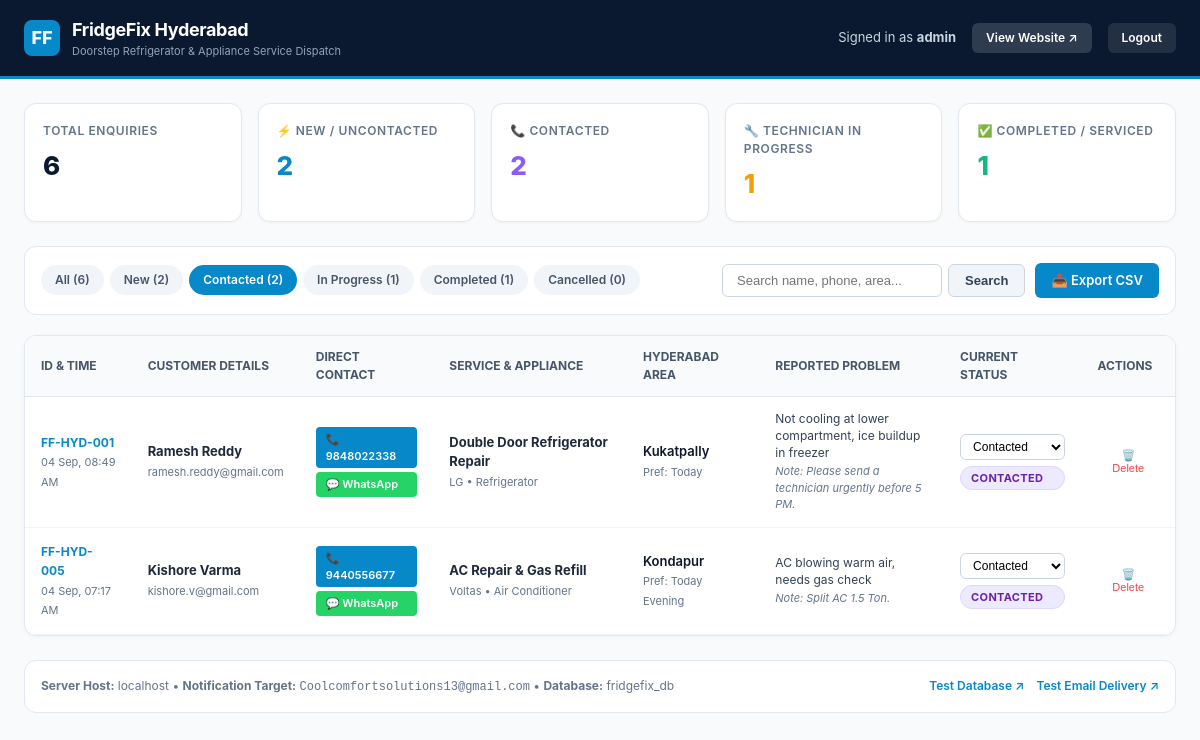
Screenshot of /admin/index.php?status=Contacted (signed in) with the database file from the repository.
### tables this page shows
CREATE TABLE IF NOT EXISTS `leads` (
  `id` varchar(64) NOT NULL,
  `name` varchar(150) NOT NULL,
  `phone` varchar(30) NOT NULL,
  `email` varchar(150) DEFAULT NULL,
  `service` varchar(150) NOT NULL,
  `appliance` varchar(100) DEFAULT 'Refrigerator',
  `brand` varchar(100) DEFAULT NULL,
  `problem` text DEFAULT NULL,
  `location` varchar(150) NOT NULL,
  `preferred_date` varchar(100) DEFAULT NULL,
  `message` text DEFAULT NULL,
  `source_page` varchar(255) DEFAULT '/',
  `ip_address` varchar(64) DEFAULT NULL,
  `user_agent` text DEFAULT NULL,
  `status` enum('New','Contacted','In Progress','Completed','Cancelled') NOT NULL DEFAULT 'New',
  `notes` text DEFAULT NULL,
  `created_at` datetime NOT NULL DEFAULT CURRENT_TIMESTAMP,
  `updated_at` datetime NOT NULL DEFAULT CURRENT_TIMESTAMP ON UPDATE CURRENT_TIMESTAMP,
  PRIMARY KEY (`id`),
  KEY `idx_leads_status` (`status`),
  KEY `idx_leads_created_at` (`created_at`),
  KEY `idx_leads_phone` (`phone`),
  KEY `idx_leads_location` (`location`)
);

### admin/index.php (the view, shortened to what this page needs)
<?php
$pdo = null;
try {
    $pdo = get_db_connection();
} catch (Exception $e) {
    $error = 'Database Connection Error: ' . $e->getMessage() . '. Please verify api/config.php or import database/database.sql.';
}
$statusFilter = trim($_GET['status'] ?? 'All');
$searchQuery = trim($_GET['search'] ?? '');
$stats = [
    'total'       => 0,
    'new'         => 0,
    'contacted'   => 0,
    'in_progress' => 0,
    'completed'   => 0,
    'cancelled'   => 0,
];
$leads = [];
if ($pdo) {
    try {
        $statsStmt = $pdo->query('
            SELECT
                COUNT(*) as total,
                SUM(CASE WHEN status = "New" THEN 1 ELSE 0 END) as count_new,
                SUM(CASE WHEN status = "Contacted" THEN 1 ELSE 0 END) as count_contacted,
                SUM(CASE WHEN status = "In Progress" THEN 1 ELSE 0 END) as count_in_progress,
                SUM(CASE WHEN status = "Completed" THEN 1 ELSE 0 END) as count_completed,
                SUM(CASE WHEN status = "Cancelled" THEN 1 ELSE 0 END) as count_cancelled
            FROM leads
        ');
        $statsRow = $statsStmt->fetch();
        if ($statsRow) {
            $stats['total']       = (int)($statsRow['total'] ?? 0);
            $stats['new']         = (int)($statsRow['count_new'] ?? 0);
            $stats['contacted']   = (int)($statsRow['count_contacted'] ?? 0);
            $stats['in_progress'] = (int)($statsRow['count_in_progress'] ?? 0);
            $stats['completed']   = (int)($statsRow['count_completed'] ?? 0);
            $stats['cancelled']   = (int)($statsRow['count_cancelled'] ?? 0);
        }
        $sql = 'SELECT * FROM leads WHERE 1=1';
        $params = [];
        if ($statusFilter !== 'All') {
            $sql .= ' AND status = :status';
            $params[':status'] = $statusFilter;
        }
        $sql .= ' ORDER BY created_at DESC LIMIT 200';
        $leadsStmt = $pdo->prepare($sql);
        $leadsStmt->execute($params);
        $leads = $leadsStmt->fetchAll();
    } catch (Exception $ex) {
        $error = 'Query Error: ' . $ex->getMessage();
    }
}
?>
<!DOCTYPE html>
<html lang="en">
<head>
    <link rel="stylesheet" href="style.css">
</head>
<body>
    <header class="admin-header">
        <div class="brand">
            <div class="brand-logo">FF</div>
            <div>
                <h1>FridgeFix Hyderabad</h1>
                <p>Doorstep Refrigerator & Appliance Service Dispatch</p>
            </div>
        </div>
        <div class="header-actions">
            <span class="user-badge">Signed in as <strong><?= htmlspecialchars($_SESSION['admin_username']) ?></strong></span>
            <a href="/" target="_blank" class="btn-logout" style="background: rgba(255,255,255,0.15);" title="Open Live Website">View Website ↗</a>
            <a href="logout.php" class="btn-logout">Logout</a>
        </div>
    </header>
    <div class="admin-container">
        <div class="stats-grid">
            <div class="stat-card">
                <div class="stat-title">Total Enquiries</div>
                <div class="stat-value"><?= $stats['total'] ?></div>
            </div>
            <div class="stat-card new">
                <div class="stat-title">⚡ New / Uncontacted</div>
                <div class="stat-value"><?= $stats['new'] ?></div>
            </div>
            <div class="stat-card contacted">
                <div class="stat-title">📞 Contacted</div>
                <div class="stat-value"><?= $stats['contacted'] ?></div>
            </div>
            <div class="stat-card in-progress">
                <div class="stat-title">🔧 Technician In Progress</div>
                <div class="stat-value"><?= $stats['in_progress'] ?></div>
            </div>
            <div class="stat-card completed">
                <div class="stat-title">✅ Completed / Serviced</div>
                <div class="stat-value"><?= $stats['completed'] ?></div>
            </div>
        </div>
        <div class="controls-bar">
            <div class="filter-tabs">
                <a href="index.php?status=All<?= !empty($searchQuery) ? '&search=' . urlencode($searchQuery) : '' ?>"
                   class="filter-tab <?= $statusFilter === 'All' ? 'active' : '' ?>">
                   All (<?= $stats['total'] ?>)
                </a>
                <a href="index.php?status=New<?= !empty($searchQuery) ? '&search=' . urlencode($searchQuery) : '' ?>"
                   class="filter-tab <?= $statusFilter === 'New' ? 'active' : '' ?>">
                   New (<?= $stats['new'] ?>)
                </a>
                <a href="index.php?status=Contacted<?= !empty($searchQuery) ? '&search=' . urlencode($searchQuery) : '' ?>"
                   class="filter-tab <?= $statusFilter === 'Contacted' ? 'active' : '' ?>">
                   Contacted (<?= $stats['contacted'] ?>)
                </a>
                <a href="index.php?status=In Progress<?= !empty($searchQuery) ? '&search=' . urlencode($searchQuery) : '' ?>"
                   class="filter-tab <?= $statusFilter === 'In Progress' ? 'active' : '' ?>">
                   In Progress (<?= $stats['in_progress'] ?>)
                </a>
                <a href="index.php?status=Completed<?= !empty($searchQuery) ? '&search=' . urlencode($searchQuery) : '' ?>"
                   class="filter-tab <?= $statusFilter === 'Completed' ? 'active' : '' ?>">
                   Completed (<?= $stats['completed'] ?>)
                </a>
                <a href="index.php?status=Cancelled<?= !empty($searchQuery) ? '&search=' . urlencode($searchQuery) : '' ?>"
                   class="filter-tab <?= $statusFilter === 'Cancelled' ? 'active' : '' ?>">
                   Cancelled (<?= $stats['cancelled'] ?>)
                </a>
            </div>
            <div class="search-export">
                <form method="GET" action="index.php" style="display:flex; gap:6px;">
                    <input type="text" name="search" class="search-input" placeholder="Search name, phone, area..." value="<?= htmlspecialchars($searchQuery) ?>">
                    <button type="submit" class="btn-action btn-secondary">Search</button>
                </form>
                <a href="export-csv.php?status=<?= urlencode($statusFilter) ?>&search=<?= urlencode($searchQuery) ?>" class="btn-action">
                    📥 Export CSV
                </a>
            </div>
        </div>
        <div class="table-card">
            <?php if (empty($leads)): ?>
                <div class="empty-state">
                    <h3>No customer leads found</h3>
                    <p style="margin-top: 6px;">
                        <?= !empty($searchQuery) ? 'No leads matched your search "' . htmlspecialchars($searchQuery) . '".' : 'No enquiries received for the selected filter.' ?>
                    </p>
                </div>
            <?php else: ?>
                <div class="table-responsive">
                    <table class="leads-table">
                        <thead>
                            <tr>
                                <th>ID & Time</th>
                                <th>Customer Details</th>
                                <th>Direct Contact</th>
                                <th>Service & Appliance</th>
                                <th>Hyderabad Area</th>
                                <th>Reported Problem</th>
                                <th>Current Status</th>
                                <th>Actions</th>
                            </tr>
                        </thead>
                        <tbody>
                            <?php foreach ($leads as $lead): ?>
                                <?php
                                $cleanPhone = preg_replace('/[^0-9]/', '', $lead['phone'] ?? '');
                                $createdTime = !empty($lead['created_at']) ? date('d M, h:i A', strtotime($lead['created_at'])) : 'N/A';
                                $badgeClass = 'badge-' . str_replace(' ', '', $lead['status'] ?? 'New');
                                ?>
                                <tr>
                                    <td>
                                        <strong style="color:#0788C9; font-size:12px;"><?= htmlspecialchars($lead['id']) ?></strong><br>
                                        <span style="color:#64748b; font-size:11px;"><?= $createdTime ?></span>
                                    </td>
                                    <td>
                                        <strong><?= htmlspecialchars($lead['name']) ?></strong><br>
                                        <?php if (!empty($lead['email'])): ?>
                                            <span style="font-size:11px; color:#64748b;"><?= htmlspecialchars($lead['email']) ?></span>
                                        <?php endif; ?>
                                    </td>
                                    <td>
                                        <div style="display:flex; flex-direction:column; gap:4px;">
                                            <a href="tel:<?= $cleanPhone ?>" class="btn-call" title="Call Customer">
                                                📞 <?= htmlspecialchars($lead['phone']) ?>
                                            </a>
                                            <a href="https://wa.me/91<?= $cleanPhone ?>?text=Hello%20<?= urlencode($lead['name']) ?>%2C%20this%20is%20FridgeFix%20Hyderabad%20regarding%20your%20service%20booking%20(<?= urlencode($lead['id']) ?>)."
                                               target="_blank" class="btn-wa" title="Open WhatsApp Chat">
                                                💬 WhatsApp
                                            </a>
                                        </div>
                                    </td>
                                    <td>
                                        <strong><?= htmlspecialchars($lead['service']) ?></strong><br>
                                        <span style="font-size:11px; color:#64748b;">
                                            <?= htmlspecialchars($lead['brand'] ?? 'Any Brand') ?> • <?= htmlspecialchars($lead['appliance'] ?? 'Refrigerator') ?>
                                        </span>
                                    </td>
                                    <td>
                                        <span style="color:#0f172a; font-weight:600;"><?= htmlspecialchars($lead['location']) ?></span><br>
                                        <?php if (!empty($lead['preferred_date'])): ?>
                                            <span style="font-size:11px; color:#64748b;">Pref: <?= htmlspecialchars($lead['preferred_date']) ?></span>
                                        <?php endif; ?>
                                    </td>
                                    <td style="max-width:220px;">
                                        <div style="font-size:12px; color:#334155; line-height:1.4;">
                                            <?= htmlspecialchars($lead['problem'] ?? 'General Inspection') ?>
                                        </div>
                                        <?php if (!empty($lead['message'])): ?>
                                            <div style="font-size:11px; color:#64748b; margin-top:2px; font-style:italic;">
                                                Note: <?= htmlspecialchars($lead['message']) ?>
                                            </div>
                                        <?php endif; ?>
                                    </td>
                                    <td>
                                        <form method="POST" action="index.php" style="display:flex; flex-direction:column; gap:6px;">
                                            <select name="status" class="status-select" onchange="this.form.submit()">
                                                <option value="Contacted" <?= $lead['status'] === 'Contacted' ? 'selected' : '' ?>>Contacted</option>
                                            </select>
                                            <span class="badge <?= $badgeClass ?>"><?= htmlspecialchars($lead['status']) ?></span>
                                        </form>
                                    </td>
                                    <td>
                                        <form method="POST" action="index.php" onsubmit="return confirm('Are you sure you want to permanently delete lead <?= htmlspecialchars($lead['id']) ?>?');">
                                            <button type="submit" style="background:none; border:none; color:#ef4444; font-size:11px; cursor:pointer; padding:4px 8px; border-radius:4px;" title="Delete Lead">
                                                🗑️ Delete
                                            </button>
                                        </form>
                                    </td>
                                </tr>
                            <?php endforeach; ?>
                        </tbody>
                    </table>
                </div>
            <?php endif; ?>
        </div>
        <div style="margin-top:24px; padding:16px; background:#fff; border-radius:12px; border:1px solid #e2e8f0; display:flex; flex-wrap:wrap; justify-content:space-between; align-items:center; gap:12px; font-size:12px; color:#64748b;">
            <div>
                <strong>Server Host:</strong> <?= htmlspecialchars($_SERVER['HTTP_HOST'] ?? 'localhost') ?> &bull;
                <strong>Notification Target:</strong> <code><?= htmlspecialchars(LEAD_RECIPIENT_EMAIL) ?></code> &bull;
                <strong>Database:</strong> <?= htmlspecialchars(DB_NAME) ?>
            </div>
            <div style="display:flex; gap:12px;">
                <a href="/api/test-db.php" target="_blank" style="color:#0788C9; text-decoration:none; font-weight:600;">Test Database ↗</a>
                <a href="/api/test-email.php" target="_blank" style="color:#0788C9; text-decoration:none; font-weight:600;">Test Email Delivery ↗</a>
            </div>
        </div>
    </div>
</body>
</html>

### rows the page displays
leads: id "FF-HYD-001", created_at "04 Sep, 08:49 AM", name "Ramesh Reddy", email "ramesh.reddy@gmail.com", phone "9848022338", service "Double Door Refrigerator Repair", brand "LG", appliance "Refrigerator", location "Kukatpally", preferred_date "Today", problem "Not cooling at lower compartment, ice buildup in freezer", message "Please send a technician urgently before 5 PM.", status "Contacted", status "CONTACTED"
leads: id "FF-HYD-005", created_at "04 Sep, 07:17 AM", name "Kishore Varma", email "kishore.v@gmail.com", phone "9440556677", service "AC Repair & Gas Refill", brand "Voltas", appliance "Air Conditioner", location "Kondapur", preferred_date "Today Evening", problem "AC blowing warm air, needs gas check", message "Split AC 1.5 Ton.", status "Contacted", status "CONTACTED"

### other values shown
$_SESSION['admin_username'] "admin"
$stats['total'] "6"
$stats['new'] "2"
$stats['contacted'] "2"
$stats['in_progress'] "1"
$stats['completed'] "1"
$stats['cancelled'] "0"
$_SERVER['HTTP_HOST'] "localhost"
LEAD_RECIPIENT_EMAIL "Coolcomfortsolutions13@gmail.com"
DB_NAME "fridgefix_db"
